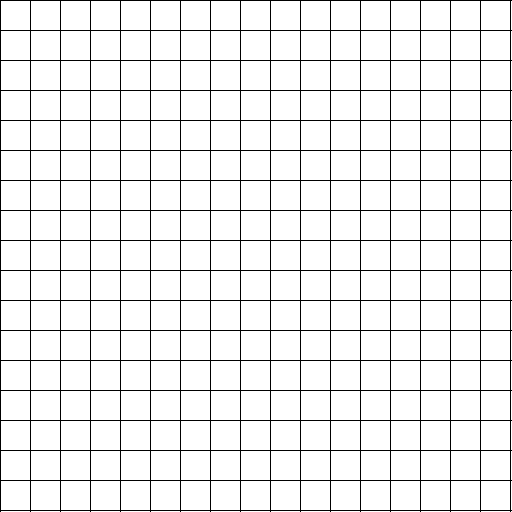
Frame 1 (no input)
Frame 60 (the mouse pressed at the canvas centre just before this capture): identical to frame 1, image omitted
Frame 120 (the mouse held since frame 60 and released just before this capture): identical to frame 1, image omitted

The Processing sketch that drew this single still picture (run headless with seeded random() and noise(); from frame 60 on, the mouse is pressed at the canvas centre):

// Processing sketch: ciclos_y_arreglos
// ── ciclos_y_arreglos.pde
int [] vec;
void setup() {
  size(512, 512);
  vec = new int[2];
}

void draw() {
  background(255);
  fill(50);
  vec[1] = 100;
  int ancho = 30;
  int k = 0;
  
  while(k < width)
  {
    line(k, 0, k, height);
    line(0, k, width, k);
    k = k + ancho;
  }
}
